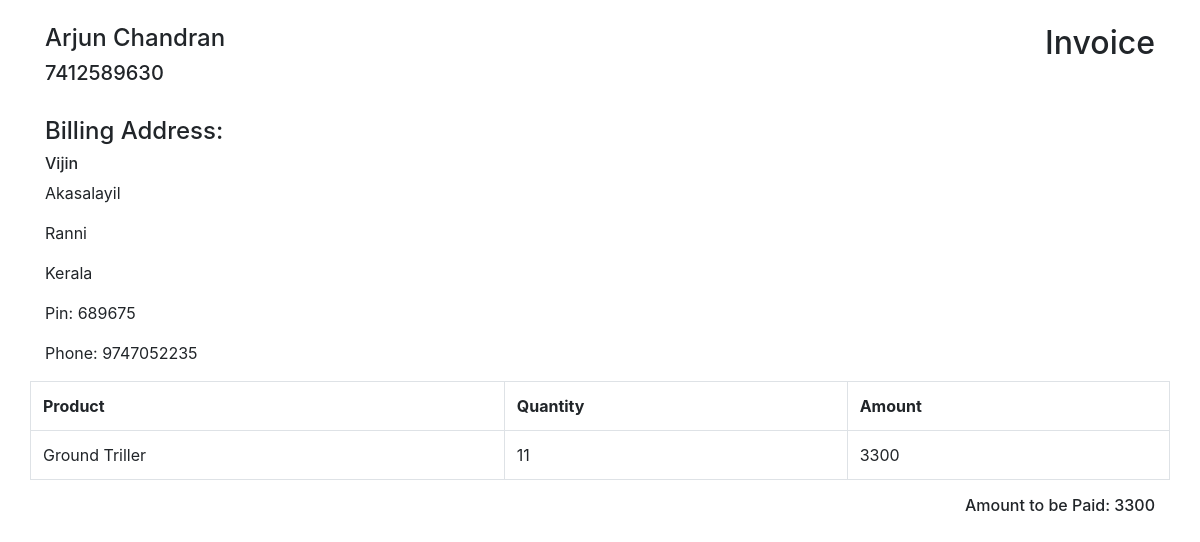
The page /farmer/viewInvoice.php?id=1 on the database its author committed.
### tables this page shows
CREATE TABLE `userdetails` (
  `firstName` varchar(50) NOT NULL,
  `lastName` varchar(50) NOT NULL,
  `userType` varchar(50) NOT NULL,
  `phoneNumber` bigint(10) NOT NULL,
  `emailId` varchar(50) NOT NULL,
  `password1` varchar(50) NOT NULL,
  `acStatus` varchar(50) NOT NULL DEFAULT 'pending'
);

CREATE TABLE `orders` (
  `orderId` int(100) NOT NULL,
  `productId` int(100) NOT NULL,
  `productType` varchar(50) NOT NULL,
  `buyerPhoneNumber` bigint(10) NOT NULL,
  `sellerPhoneNumber` bigint(10) NOT NULL,
  `orderQuantity` int(100) NOT NULL,
  `orderPrice` int(100) NOT NULL,
  `name` varchar(50) NOT NULL,
  `houseName` varchar(100) NOT NULL,
  `city` varchar(100) NOT NULL,
  `state` varchar(100) NOT NULL,
  `pinCode` int(30) NOT NULL,
  `phoneNumber` bigint(10) NOT NULL,
  `orderStatus` varchar(300) NOT NULL DEFAULT 'waiting for order confirmation',
  `dateTime` timestamp NOT NULL DEFAULT current_timestamp() ON UPDATE current_timestamp()
);

CREATE TABLE `product` (
  `productId` int(100) NOT NULL,
  `productType` varchar(50) NOT NULL,
  `productName` varchar(100) NOT NULL,
  `productDescription` varchar(1000) NOT NULL,
  `productImage` varchar(1000) NOT NULL,
  `productPrice` int(100) NOT NULL,
  `productQuantity` int(100) NOT NULL,
  `phoneNumber` bigint(10) NOT NULL
);

### farmer/viewInvoice.php (the view, shortened to what this page needs)
<!DOCTYPE html>
<html lang="en">
<head>
    <link href="vendor/bootstrap/css/bootstrap.min.css" rel="stylesheet">
</head>
<body>
   <?php include('../connection.php') ?>
    <?php
       $id= $_GET['id'];
       $query= "SELECT * FROM orders WHERE orderId='$id'";
       $result= mysqli_query($conn,$query);
       $data= mysqli_fetch_assoc($result);
       $productId= $data['productId'];
       $productData= "SELECT * FROM product WHERE productId='$productId'";
       $productDataResult= mysqli_query($conn,$productData);
       $results= mysqli_fetch_assoc($productDataResult);
    ?>
    <div class="container mt-4">
      <div class="row">
        <div class="col">
          <div class="sellerInfo">
             <?php
                $sellerId= $results['phoneNumber'];
                $sellerInfo="SELECT * FROM userdetails WHERE phoneNumber='$sellerId'";
                $sellerInfoResult= mysqli_query($conn,$sellerInfo);
                $sellerData= mysqli_fetch_assoc($sellerInfoResult);
             ?>
             <h4><?php echo $sellerData['firstName']." ".$sellerData['lastName'];?></h4>
             <h5><?php echo $sellerData['phoneNumber']; ?></h5>
          </div>
        </div>
        <div class="col">
          <h2 class="text-right">Invoice</h2>
        </div>
      </div>
      <div class="row mt-4">
         <div class="col">
           <h4>Billing Address:</h4>
           <h6><?php echo $data['name'];?></h6>
           <p><?php echo $data['houseName'];?></p>
           <p><?php echo $data['city'];?></p>
           <p><?php echo $data['state'];?></p>
           <p>Pin: <?php echo $data['pinCode'];?></p>
           <p>Phone: <?php echo $data['phoneNumber'];?></p>
         </div>
      </div>
      <div class="row">
        <table class="table table-bordered">
        <tr>
          <th>Product</th>
          <th>Quantity</th>
          <th>Amount</th>
        </tr>
        <tr>
          <td><?php echo $results['productName']; ?></td>
          <td><?php echo $data['orderQuantity']; ?></td>
          <td><?php echo $data['orderPrice']; ?></td>
        </tr>
        </table>
      </div>
      <div class="row">
        <div class="col">
          <h6 class="text-right">Amount to be Paid: <?php echo $data['orderPrice']; ?></h6>
        </div>
      </div>
    </div>
</body>
</html>

### farmer/viewInvoice.php (style rules this page uses)
* { margin: 0; padding: 0; }

### rows shown on the page
userdetails: firstName "Arjun", lastName "Chandran", phoneNumber "7412589630"
orders: name "Vijin", houseName "Akasalayil", city "Ranni", state "Kerala", pinCode "689675", phoneNumber "9747052235", orderQuantity "11", orderPrice "3300"
product: productName "Ground Triller"
